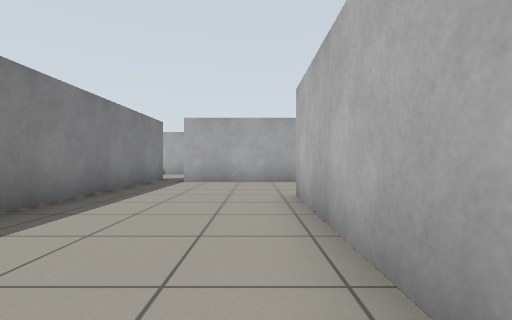
View 1 (above)

22 first-person views from a walk through a robot-simulator world made for Gazebo. The camera is 0.68 m above the floor, looks level and sees 85° across. The floor is counted in squares, 1 m on a side. Each view is taken from the middle of a square. On the plan, view 1 faces up. The plan holds only what a view shows up to about 9 squares ahead; the rest is blank.

View 2
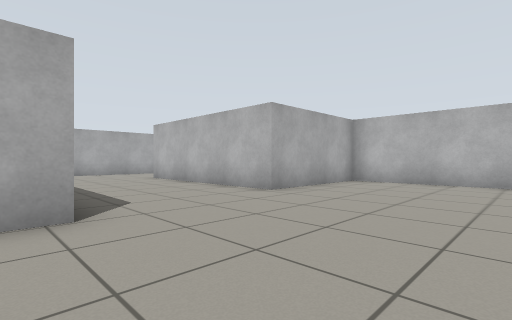

View 3
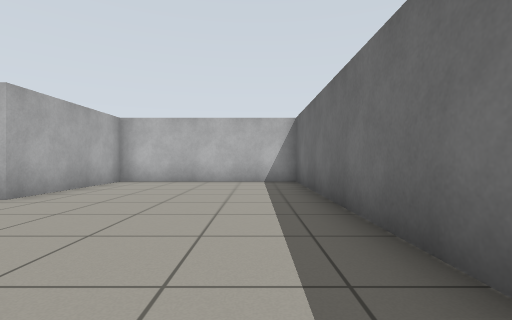

View 4
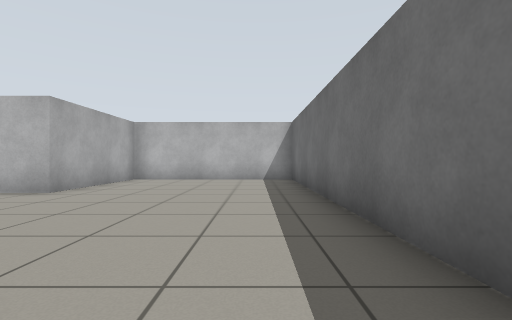

View 5
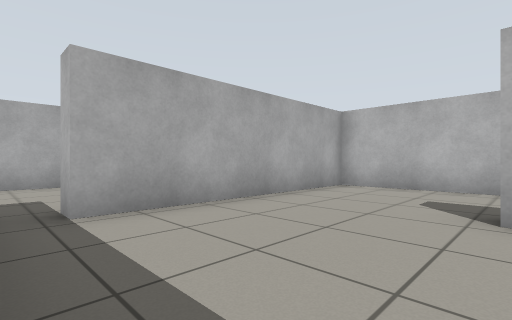

View 6
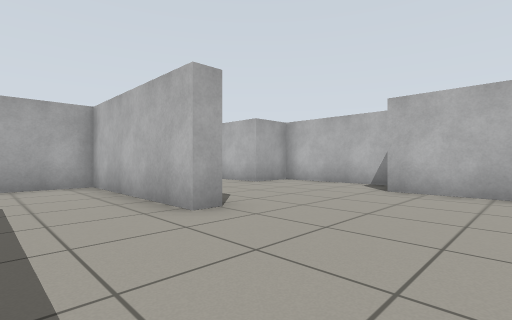

View 7
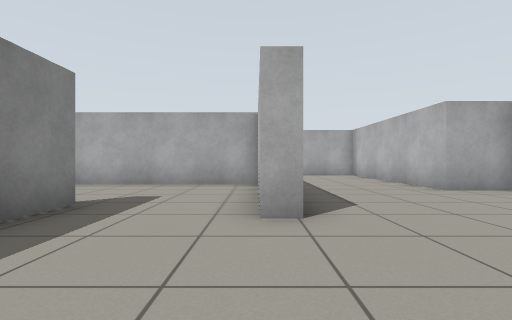

View 8
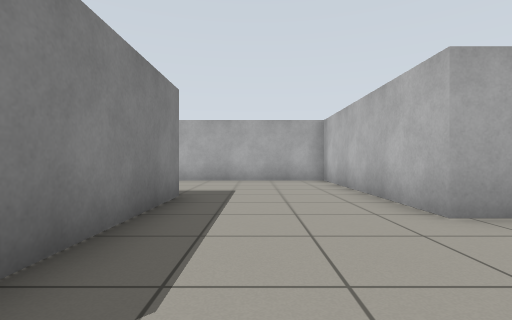

View 9
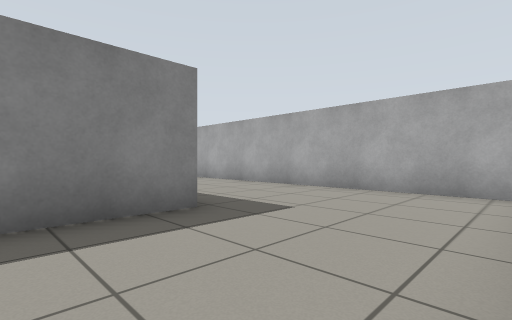

View 10
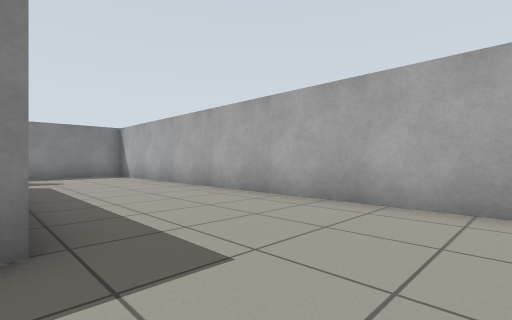

View 11
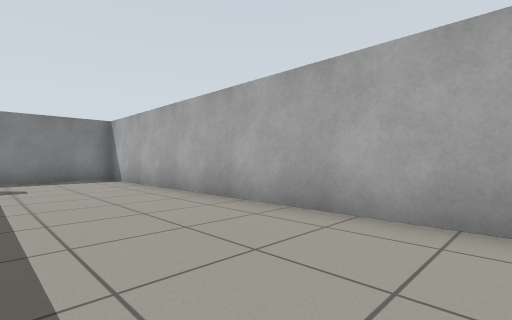

View 12
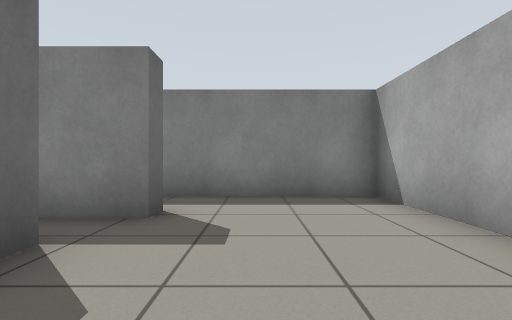

View 13
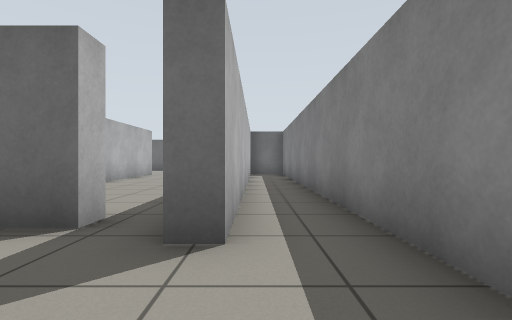

View 14
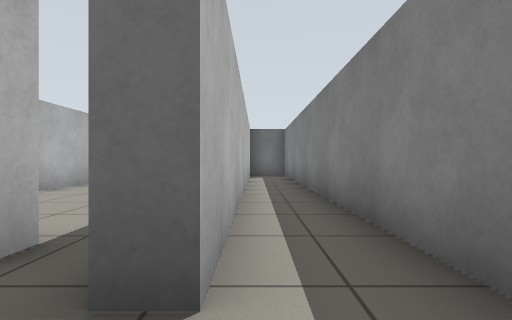

View 15
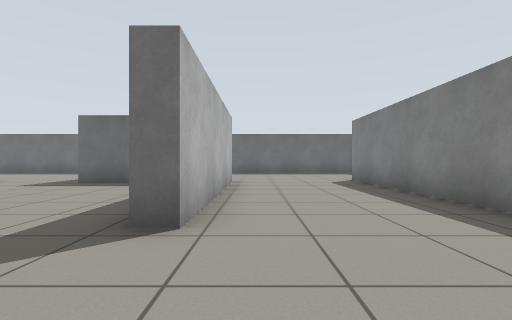

View 16
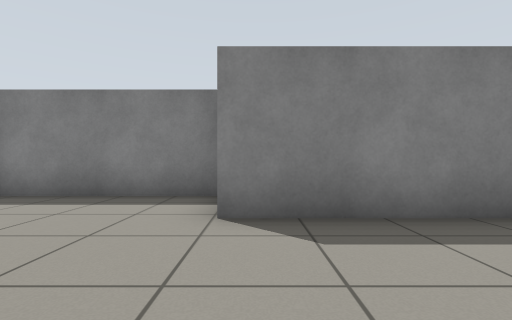

View 17
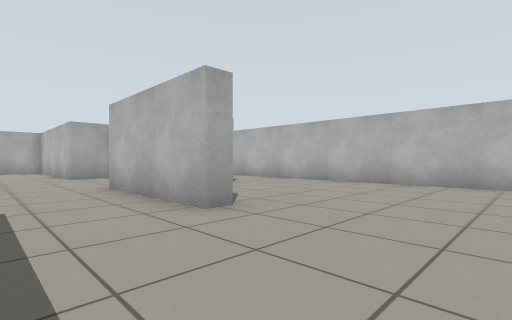

View 18
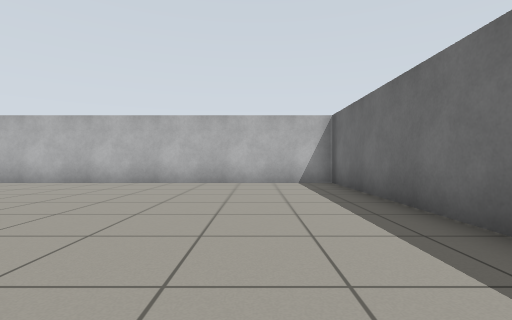

View 19
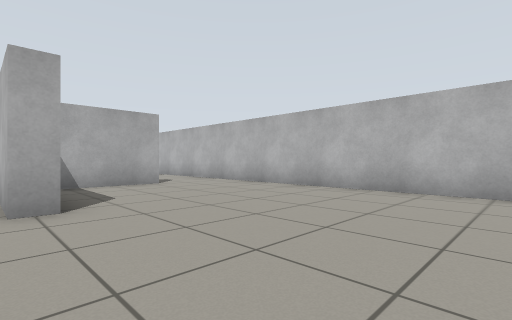

View 20
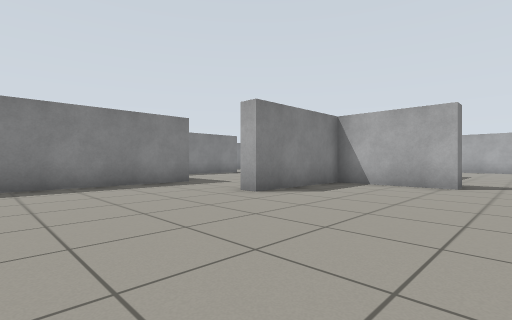

View 21
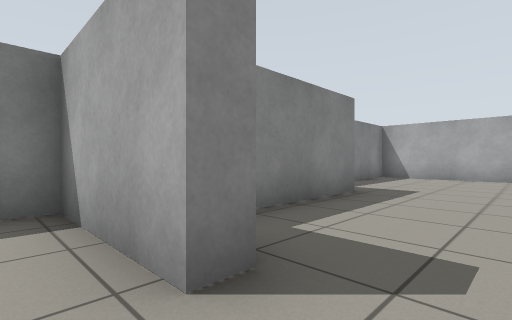

View 22
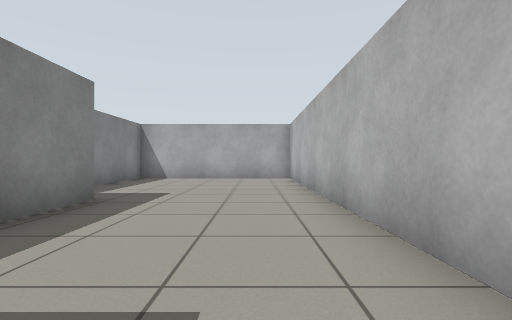

### Floor plan
Points are (right, up) in squares from view 1. A wall is a line through its corners. A room is listed if a view was taken in it or the views show most of it. See-through windows are left out.
Room 1 (views 1, 2, 3, 4, 5, 15, 16)
walls: (-5.3, -1.6) (-5.3, -5.9); (4.1, 5.5) (4.1, 8.7) (-2.3, 8.7); (-3.7, -6.3) (4.8, -6.3) (4.8, -0.8) (0.8, -0.8) (0.8, 5.3) (1.3, 5.2); (-3.2, 8.6) (-3.2, -1.5) (-3.9, -1.5)
ways out: opening at (-3, 9) to room 2; opening at (2.5, 5) to room 2
Room 2 (views 6, 7, 8, 9, 10, 11, 12, 13, 14)
walls: (4.6, 9.4) (4.6, 5.5); (-2.3, 8.7) (-2.3, 9.3) (-1.4, 9.3); (1.3, 5.2) (1.3, 4); (4.6, 4.2) (4.1, 4.2) (4.1, 5.5); (7.7, 13.3) (-5.3, 13.3) (-5.3, 2); (9.8, 7.2) (8.3, 7.2) (8.3, 13); (-3.8, 2) (-3.8, 9.8) (-3.2, 9.8) (-3.2, 8.6); (9.8, 3.8) (9.8, 6); (3.7, -0.3) (5.3, -0.3); (8.3, 0.4) (8.3, 3.2)
ways out: opening at (-3, 9) to room 1; opening at (2.5, 5) to room 1; opening at (6.5, 0) to room 3
Room 3 (views 17, 18, 19, 20)
walls: (8.4, -6.3) (14.3, -6.3) (14.3, 1.6); (5.3, -0.3) (5.3, -4.7); (11.8, 2.8) (8.8, 2.8) (8.8, -0.8) (8.3, -0.8) (8.3, 0.4)
ways out: opening at (6.5, 0) to room 2; opening at (12.5, 2.5) to room 4
Room 4 (views 21, 22)
walls: (10.3, 7.8) (10.3, 4.8); (8.8, 12) (8.8, 10.4); (12.5, 13.3) (11.5, 13.3); (11.8, 3.3) (11.8, 2.8); (14.3, 1.6) (14.3, 12)
ways out: opening at (12.5, 2.5) to room 3

Positions as (right, up) in squares from view 1, and headings:
1: (0, 0), facing up
2: (-4, -5), facing up-right
3: (-4, -5), facing right
4: (-5, -5), facing right
5: (-3, 5), facing up-right
6: (2, 1), facing up-right
7: (4, 1), facing up
8: (6, 4), facing up
9: (8, 7), facing up-left
10: (7, 9), facing up-left
11: (5, 10), facing up-left
12: (0, 11), facing left
13: (-4, 12), facing down
14: (-4, 11), facing down
15: (0, 8), facing down
16: (0, -1), facing left
17: (6, -4), facing up-right
18: (6, -4), facing right
19: (8, -5), facing up-right
20: (13, -5), facing up-left
21: (13, 2), facing up-left
22: (13, 3), facing up
